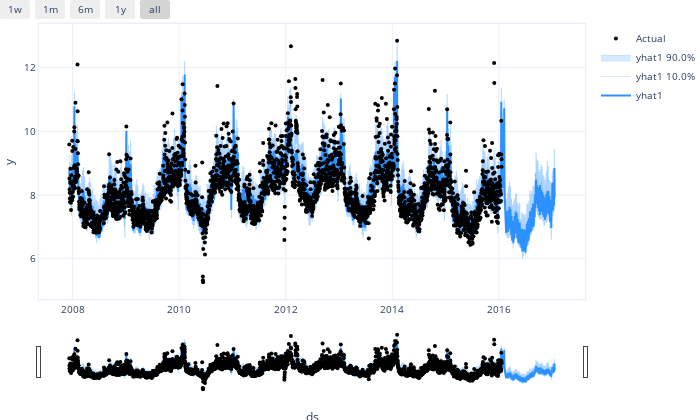

The notebook cell this image was saved under:
### Markdown cell above
Alternativly, the `plotting_backend` parameter of the plot function can be used to switch to plotly.

### Code cell
np.plot(forecast_np, plotting_backend="plotly")

### Figure 1 — Plotly figure (JSON) as saved in the notebook; plotly's stock layout.template omitted (floating-point values rounded to 4 significant figures; data arrays with more than 128 entries replaced by an {"elided": "..."} marker saying what was removed)
{"data": [{"fill": "none", "line": {"color": "rgba(45, 146, 255, 1.0)", "width": 2}, "mode": "lines", "name": "yhat1", "type": "scatter", "x": {"elided": "3328 str values"}, "y": {"elided": "3328 float values"}}, {"fillcolor": "rgba(45, 146, 255, 0.2)", "line": {"color": "rgba(45, 146, 255, 0.2)", "width": 1}, "mode": "lines", "name": "yhat1 10.0%", "type": "scatter", "x": {"elided": "3328 str values"}, "y": {"elided": "3328 float values"}}, {"fill": "tonexty", "fillcolor": "rgba(45, 146, 255, 0.2)", "line": {"color": "rgba(45, 146, 255, 0.2)", "width": 1}, "mode": "lines", "name": "yhat1 90.0%", "type": "scatter", "x": {"elided": "3328 str values"}, "y": {"elided": "3328 float values"}}, {"marker": {"color": "black", "size": 4}, "mode": "markers", "name": "Actual", "type": "scatter", "x": {"elided": "3328 str values"}, "y": {"elided": "3328 float values"}}], "layout": {"autosize": true, "font": {"size": 10}, "height": 420, "hovermode": "x unified", "margin": {"b": 0, "l": 0, "pad": 0, "r": 10, "t": 10}, "showlegend": true, "title": {"font": {"size": 12}}, "width": 700, "xaxis": {"linewidth": 1.5, "mirror": true, "rangeselector": {"buttons": [{"count": 7, "label": "1w", "step": "day", "stepmode": "backward"}, {"count": 1, "label": "1m", "step": "month", "stepmode": "backward"}, {"count": 6, "label": "6m", "step": "month", "stepmode": "backward"}, {"count": 1, "label": "1y", "step": "year", "stepmode": "backward"}, {"step": "all"}]}, "rangeslider": {"visible": true}, "showline": true, "title": {"text": "ds"}, "type": "date"}, "yaxis": {"linewidth": 1.5, "mirror": true, "showline": true, "title": {"text": "y"}}}}
